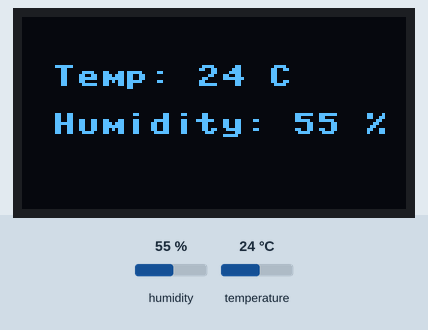
Recording of a program running on a simulated MicroPython board. Parts: 128×64 one-colour display. The inputs (shaded band) are chosen by the test bench; at power-on: humidity 55 %, temperature 24 °C. WiFi joins after 1.5 s; no MQTT or app messages arrive unless stated; what the program prints to the serial console is not drawn.

Above: at 3.4 s.
3.5 s: humidity set to 22 %
At 10.0 s:
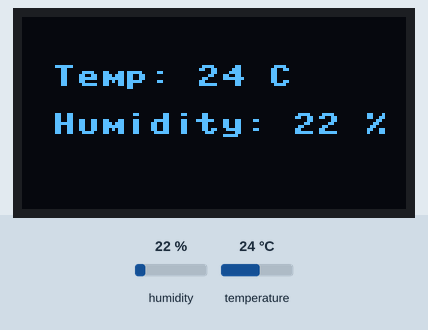
10.4 s: temperature set to 12 °C
At 15.3 s:
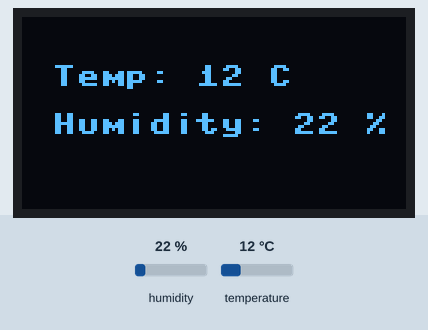
16.4 s: humidity set to 40 %
At 21.7 s:
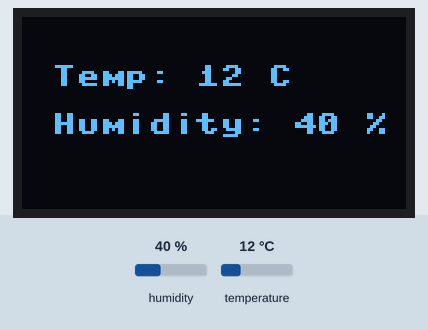
22.5 s: temperature set to 19 °C
Timing chart, 0 to 25.5 s (numbered marks = the images above; inputs shaded):
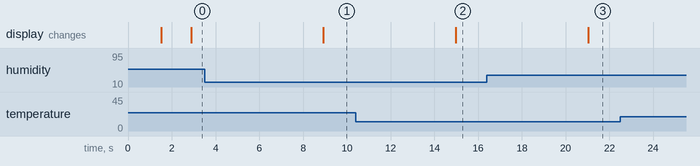

Measured:
- after the input at 3.5 s, the display: changes after 5.4 s (image 1)
- after the input at 10.4 s, the display: changes after 4.6 s (image 2)
- after the input at 16.4 s, the display: changes after 4.6 s (image 3)

The program:

Temperature_and_Humidity.py
```python
import network
import time
import BlynkLib
import dht
from machine import Pin, I2C
import ssd1306

# ---- CONFIGURATION ----
WIFI_DETAILS = {"SSID": "Huzaifa", "PASSWORD": "12345678"}
BLYNK_TOKEN = "p17kdKvaFFK5kXxMnzGNtjPtXDrXP6Xq"

# ---- CONNECT TO WIFI ----
def establish_connection():
    wlan = network.WLAN(network.STA_IF)
    wlan.active(True)
    if not wlan.isconnected():
        print("🔄 Connecting to WiFi...")
        wlan.connect(WIFI_DETAILS["SSID"], WIFI_DETAILS["PASSWORD"])
        while not wlan.isconnected():
            pass
    print("✅ Connected! IP Address:", wlan.ifconfig()[0])

establish_connection()

# ---- INITIALIZING BLYNK ----
blynk = BlynkLib.Blynk(BLYNK_TOKEN, server="blynk.cloud", port=80, insecure=True)

# ---- SENSOR & DISPLAY SETUP ----
dht_sensor = dht.DHT11(Pin(4))  # DHT11 sensor on GPIO4
i2c = I2C(0, scl=Pin(9), sda=Pin(8))
oled = ssd1306.SSD1306_I2C(128, 64, i2c)
oled.fill(0)

def update_sensor_data():
    try:
        dht_sensor.measure()
        time.sleep(1)  # Allow sensor to stabilize

        temp = dht_sensor.temperature()
        humid = dht_sensor.humidity()

        # Display values on OLED
        oled.fill(0)
        oled.text(f"Temp: {temp} C", 10, 16)
        oled.text(f"Humidity: {humid} %", 10, 32)
        oled.show()

        # Send data to Blynk
        print(f"🌡 Temp: {temp:.2f}°C | 💧 Humidity: {humid:.2f}%")
        blynk.virtual_write(0, round(temp, 2))  # Temperature -> V0
        blynk.virtual_write(1, round(humid, 2))  # Humidity -> V1

    except OSError as error:
        print(f"⚠️ Sensor Error: {error}")

# ---- MAIN LOOP ----
while True:
    blynk.run()
    update_sensor_data()
    time.sleep(5)  # Update every 5 seconds
```
